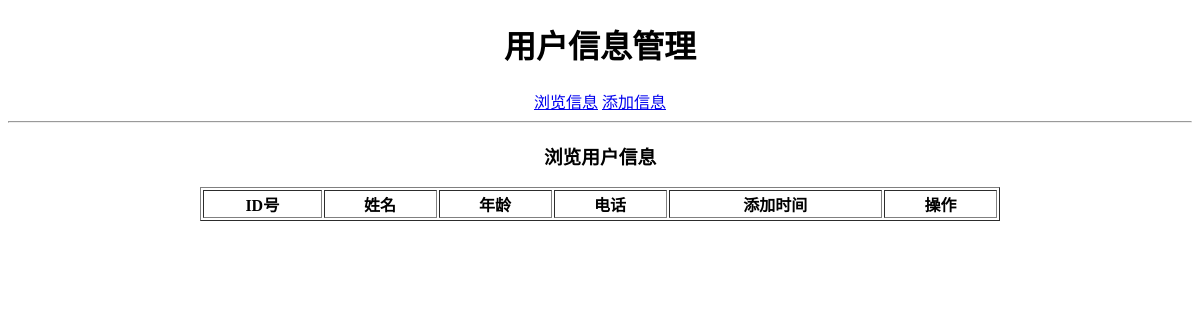
The app's page /users, older data.
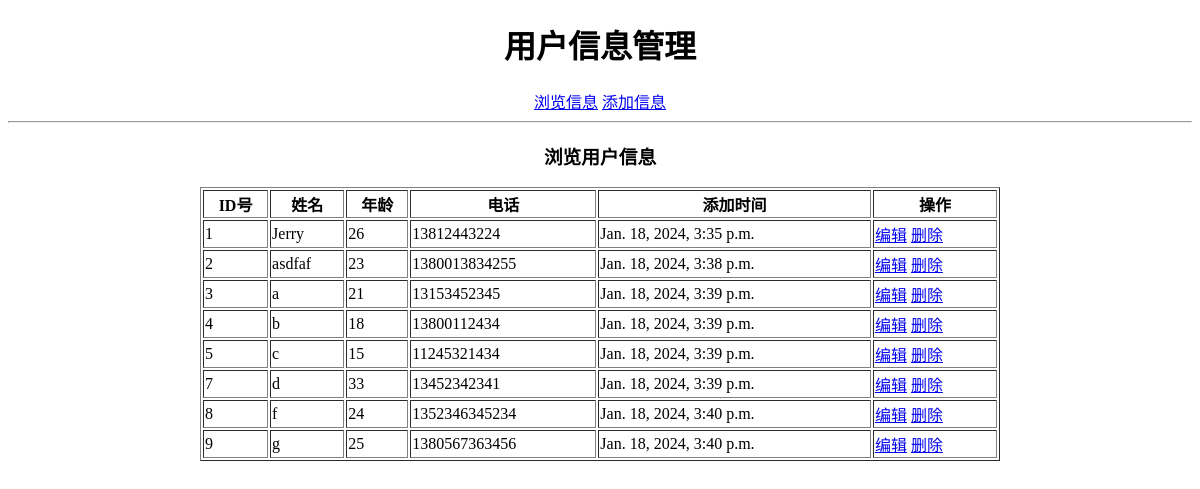
The same page, newer data.
### myapp/models.py (models this page shows)
class Users(models.Model):
    id = models.AutoField(primary_key=True)     # 主键可省略不写
    name = models.CharField(max_length=32)
    age = models.IntegerField(default=20)
    phone = models.CharField(max_length=16)
    addtime = models.DateTimeField(default=datetime.now)

### myapp/views.py (the view)
# urls.py: path("users", views.indexUsers, name="indexusers"),
def indexUsers(request):
    try:
        ulist = Users.objects.all()
        context = {"userslist":ulist}
        return render(request, 'myapp/users/index.html',context)    # 加载模板
    except:
        return HttpResponse("没有找到用户信息！")

### templates/myapp/users/index.html (shortened to what this page needs)
<!DOCTYPE html>
<html lang="en">
<head>
</head>
<body>
    <center>
        {% include "myapp/users/menu.html" %}
        <h3>浏览用户信息</h3>
        <table width="800" border="1">
            <tr>
                <th>ID号</th>
                <th>姓名</th>
                <th>年龄</th>
                <th>电话</th>
                <th>添加时间</th>
                <th>操作</th>
            </tr>
            {% for user in userslist %}
                <tr>
                    <td>{{user.id}}</td>
                    <td>{{user.name}}</td>
                    <td>{{user.age}}</td>
                    <td>{{user.phone}}</td>
                    <td>{{user.addtime}}</td>
                    <td><a href="{% url 'editusers' user.id %}">编辑</a>
                        <a href="javascript:doDel('{% url 'deleteusers' user.id %}');">删除</a></td>
                </tr>
            {% endfor %}
        </table>
    </center>
</body>
</html>

Row changes from the older to the newer data that the page shows:
added Users: id "1", name "Jerry", age "26", phone "13812443224", addtime "Jan. 18, 2024, 3:35 p.m."
added Users: id "2", name "asdfaf", age "23", phone "1380013834255", addtime "Jan. 18, 2024, 3:38 p.m."
added Users: id "3", name "a", age "21", phone "13153452345", addtime "Jan. 18, 2024, 3:39 p.m."
added Users: id "4", name "b", age "18", phone "13800112434", addtime "Jan. 18, 2024, 3:39 p.m."
added Users: id "5", name "c", age "15", phone "11245321434", addtime "Jan. 18, 2024, 3:39 p.m."
added Users: id "7", name "d", age "33", phone "13452342341", addtime "Jan. 18, 2024, 3:39 p.m."
added Users: id "8", name "f", age "24", phone "1352346345234", addtime "Jan. 18, 2024, 3:40 p.m."
added Users: id "9", name "g", age "25", phone "1380567363456", addtime "Jan. 18, 2024, 3:40 p.m."
